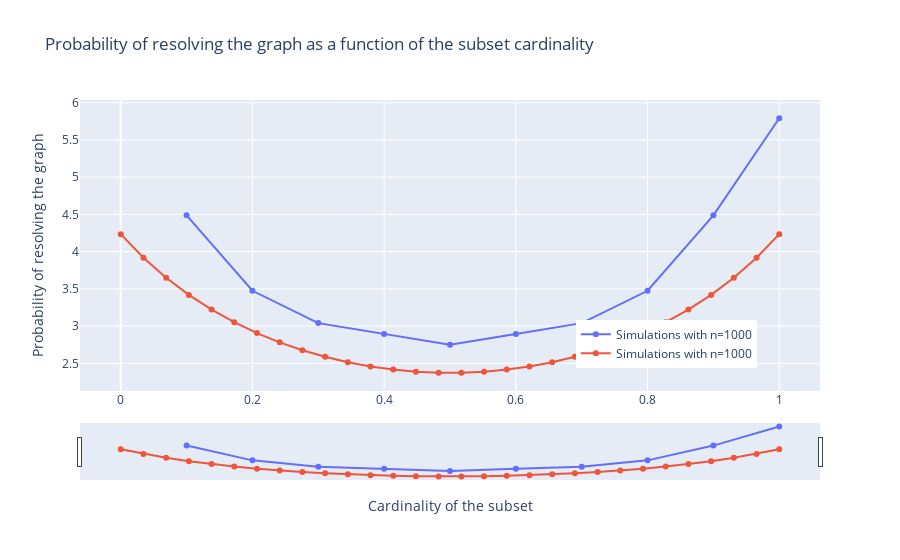

The notebook cell this image was saved under:
### Code cell
r = np.linspace(0, 1, 30)

y = [y/np.log(n) for y in sol_all_q.values()]

# Define the trace for the scatter plot
d = {}

sss = go.Scatter(x=list(sol_all_q.keys()), y=y, mode='markers+lines', name='Simulations with n={}'.format(n))
sss1 = go.Scatter(x=list(r), y=ff(n,0.5,r,2), mode='markers+lines', name='Simulations with n={}'.format(n))


# Define the layout
layout = go.Layout(title='Probability of resolving the graph as a function of the subset cardinality', 
                   xaxis=dict(title='Cardinality of the subset', rangeslider=dict(visible=True)), 
                   yaxis=dict(title='Probability of resolving the graph'),
                   legend=dict(x=0.67, y=0.08, orientation='v'))

# Combine the traces and layout into a figure
fig = go.Figure(data=[sss, sss1], layout=layout)

# Show the figure
fig.show()

### Figure 1 — Plotly figure (JSON) as saved in the notebook; plotly's stock layout.template omitted (floating-point values rounded to 4 significant figures)
{"data": [{"mode": "markers+lines", "name": "Simulations with n=1000", "type": "scatter", "x": [0.1, 0.2, 0.3, 0.4, 0.5, 0.6, 0.7, 0.8, 0.9, 1], "y": [4.488, 3.474, 3.04, 2.895, 2.751, 2.895, 3.04, 3.474, 4.488, 5.791]}, {"mode": "markers+lines", "name": "Simulations with n=1000", "type": "scatter", "x": [0, 0.03448, 0.06897, 0.1034, 0.1379, 0.1724, 0.2069, 0.2414, 0.2759, 0.3103, 0.3448, 0.3793, 0.4138, 0.4483, 0.4828, 0.5172, 0.5517, 0.5862, 0.6207, 0.6552, 0.6897, 0.7241, 0.7586, 0.7931, 0.8276, 0.8621, 0.8966, 0.931, 0.9655, 1], "y": [4.235, 3.918, 3.649, 3.419, 3.222, 3.052, 2.906, 2.782, 2.676, 2.587, 2.515, 2.458, 2.416, 2.388, 2.374, 2.374, 2.388, 2.416, 2.458, 2.515, 2.587, 2.676, 2.782, 2.906, 3.052, 3.222, 3.419, 3.649, 3.918, 4.235]}], "layout": {"legend": {"orientation": "v", "x": 0.67, "y": 0.08}, "title": {"text": "Probability of resolving the graph as a function of the subset cardinality"}, "xaxis": {"rangeslider": {"visible": true}, "title": {"text": "Cardinality of the subset"}}, "yaxis": {"title": {"text": "Probability of resolving the graph"}}}}
